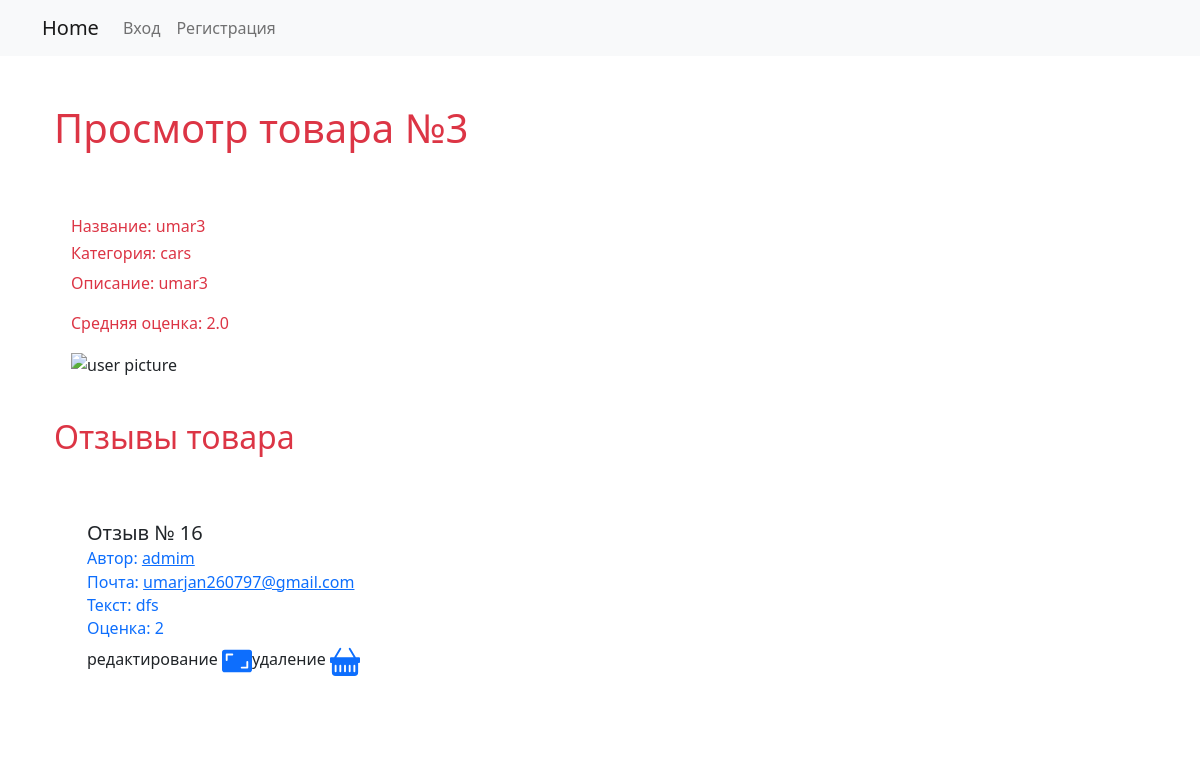
Page /product/3/ on the earlier database version.
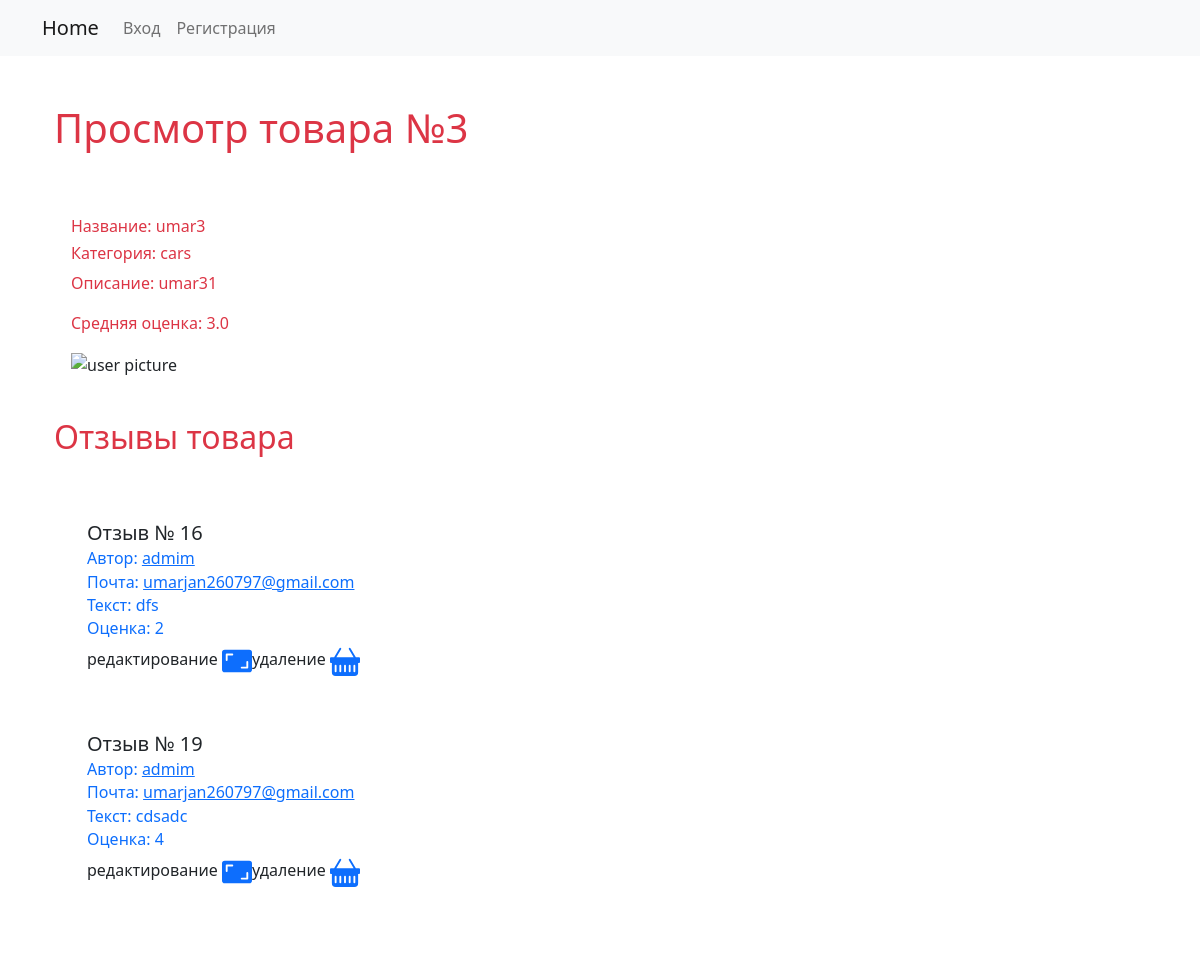
Same page on the later database version.
### webapp/models.py (models this page shows, shortened)
class Product(models.Model):
    name = models.CharField(max_length=100, verbose_name='Название')
    category = models.CharField(max_length=100,choices=STATUS_CHOICES,default=STATUS_CHOICES[0][0], verbose_name='Категория')
    description = models.TextField(max_length=2000, verbose_name='Описание', null=True, blank=True)
    class Meta:
        db_table = 'Products'
        verbose_name = 'Товар'
        verbose_name_plural = 'Товары'
    def average(self):
        reviews = self.reviews.filter(status=True)
        sum = 0
        if reviews:
            for review in reviews:
                sum += review.grade
            return round(sum / len(reviews), 2)
        else:
            return 0

class Review(models.Model):
    author = models.ForeignKey(User, on_delete=models.CASCADE, default=1, verbose_name='Автор', related_name='reviews')
    product = models.ForeignKey('webapp.Product',  on_delete=models.CASCADE, verbose_name='Товар',  related_name='reviews')
    text = models.TextField(max_length=2000, verbose_name='Текст отзыва')
    grade = models.IntegerField(verbose_name='Оценка')
    status = models.BooleanField(verbose_name='Статус', default=False)
    created_at = models.DateTimeField(auto_now_add=True, verbose_name="Время создания")
    updated_at = models.DateTimeField(auto_now=True, verbose_name="Время обновления")
    class Meta:
        db_table = 'Reviews'
        verbose_name = 'Отзыв'
        verbose_name_plural = 'Отзывы'
        permissions = [
            ('can_view_false_reviews', 'Может видеть все не модерированные отзывы')
        ]

### webapp/views/products.py (the view)
# urls.py: path('product/<int:pk>/', ProductView.as_view(), name='product_view'),
class ProductView(DetailView):
    model = Product
    template_name = 'products/view.html'

### webapp/templates/products/view.html (shortened to what this page needs)
{% extends 'base.html' %}
{% block content %}
    <div class="container">
        <div class="my-5">
            <h1 class="text-danger"> Просмотр товара №{{ product.id }}</h1>
        </div>
        <div class="alert" role="alert">
            <h6 class="text-danger">Название: {{ product.name }}</h6>
            <h6 class="text-danger">Категория: {{ product.category }}</h6>
            <p class="text-danger">Описание: {{ product.description }}</p>
            <p class="text-danger" >Cредняя оценка: {{ product.average }}</p>
            {% if product.picture %}
                <img class="avatar" src="{{ product.picture.url }}" width="150" height="150" alt="user picture">
            {% else %}
                <img class="avatar"
                     src="https://st4.depositphotos.com/14953852/24787/v/600/depositphotos_247872612-stock-illustration-no-image-available-icon-vector.jpg"
                     width="250" height="250" alt="user picture">
            {% endif %}
        </div>
                <div class=" my-4" role="alert">
                    <h2 class="text-danger">Отзывы товара</h2>
                </div>
                <div class="alert" role="alert">
                    <div class=" row-cols-1">
                        {% for review in product.reviews.all %}
                            {% if review.status == True %}
                            <div class="col my-2">
                                <div class="">
                                    <div class="card-body">
                                        <h5 class="card-title">Отзыв № {{ review.id }}</h5>
                                        <h6 class="card-subtitle mb-2 text-primary">Автор: <a href="{% url 'accounts:detail' review.author.id %}">{{ review.author.first_name }}</a></h6>
                                        <h6 class="card-subtitle mb-2 text-primary">Почта: <a href="{% url 'accounts:detail' review.author.id %}">{{ review.author.email }}</a></h6>
                                        <h6 class="card-subtitle mb-2 text-primary">Текст: {{ review.text }}</h6>
                                        <h6 class="card-subtitle mb-2 text-primary">Оценка: {{ review.grade }}</h6>
                                        <p> редактирование <a href="{% url "webapp:review_update" review.pk %}"></a>удаление  <a href="{% url "webapp:review_delete" review.pk %}"></a></p>
                                    </div>
                                </div>
                            </div>
                            {% endif %}
                        {% endfor %}
                    </div>
                </div>
    </div>
{% endblock %}

Differences in the rows shown:
changed Product "umar3": description "umar3" → "umar31"; average "2.0" → "3.0"
added Review: id "19", author.first_name "admim", author.email "umarjan260797@gmail.com", text "cdsadc", grade "4"
